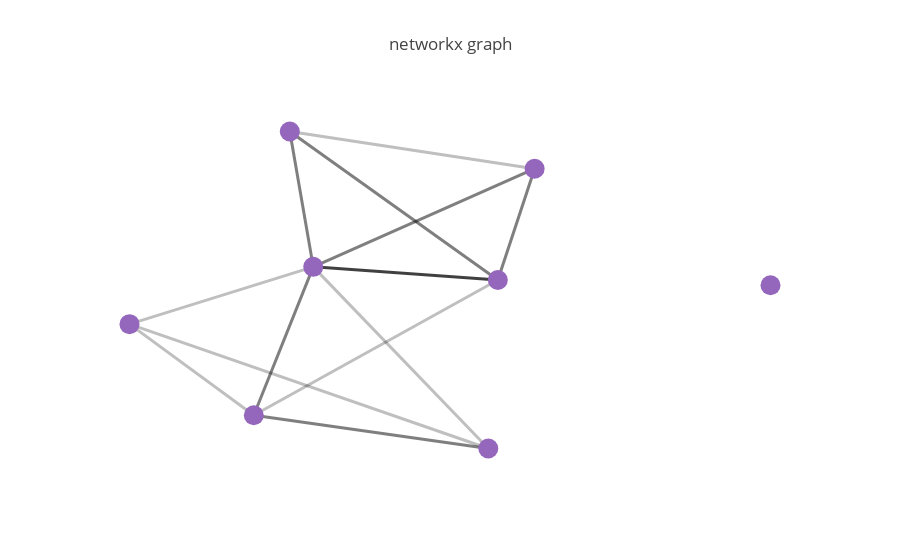

Notebook code for this chart:
### Markdown cell above
## use plotly instead of matplotlib

### Code cell
from plotly.offline import init_notebook_mode, iplot
from plotly.graph_objs import Figure, Data, Layout, Scatter, Scene,\
                              XAxis, YAxis, ZAxis, Marker, Line
init_notebook_mode(connected=True)

position_dict = nx.fruchterman_reingold_layout(G, dim=2)
nodes, positions = zip(*position_dict.items())
positions = np.vstack(positions)

node_scatter = Scatter(x=positions[:, 0], y=positions[:, 1],
                       mode='markers', text=nodes, hoverinfo='text',
                       marker=Marker(size=20, showscale=False))

edges, weights = zip(*nx.get_edge_attributes(G, 'weight').items())
positions = [(position_dict[node1], position_dict[node2])
             for node1, node2 in edges]

positions = np.array(positions)
weights = np.array(weights)
                         
norm = plt.Normalize(weights.min(), weights.max())

edge_scatter = [dict(type='scatter',
                     x=pos[:, 0], y=pos[:, 1],
                     mode='lines', hoverinfo='none', opacity=norm(weight),
                     line=Line(width=3, color='black'))
                for pos, edge, weight
                in zip(positions, edges, weights)]

fig = Figure(data=Data(edge_scatter + [node_scatter]),
             layout=Layout(title='networkx graph',
                           hovermode='closest',
                           showlegend=False,
                           xaxis=XAxis(showgrid=False, zeroline=False,
                                       showticklabels=False),
                           yaxis=YAxis(showgrid=False, zeroline=False,
                                       showticklabels=False)))

iplot(fig)

### Figure 1 — Plotly figure (JSON) as saved in the notebook; plotly's stock layout.template omitted (floating-point values rounded to 4 significant figures)
{"data": [{"hoverinfo": "none", "line": {"color": "black", "width": 3}, "mode": "lines", "opacity": 0, "type": "scatter", "x": [0.2178, 0.2443], "y": [-0.8399, 0.05309]}, {"hoverinfo": "none", "line": {"color": "black", "width": 3}, "mode": "lines", "opacity": 0, "type": "scatter", "x": [1, 0.2443], "y": [0.02547, 0.05309]}, {"hoverinfo": "none", "line": {"color": "black", "width": 3}, "mode": "lines", "opacity": 1, "type": "scatter", "x": [-0.2674, -0.2674], "y": [0.1227, 0.1227]}, {"hoverinfo": "none", "line": {"color": "black", "width": 3}, "mode": "lines", "opacity": 0.25, "type": "scatter", "x": [-0.2674, 0.2178], "y": [0.1227, -0.8399]}, {"hoverinfo": "none", "line": {"color": "black", "width": 3}, "mode": "lines", "opacity": 0.75, "type": "scatter", "x": [-0.4321, -0.4321], "y": [-0.6635, -0.6635]}, {"hoverinfo": "none", "line": {"color": "black", "width": 3}, "mode": "lines", "opacity": 0.5, "type": "scatter", "x": [0.2178, -0.4321], "y": [-0.8399, -0.6635]}, {"hoverinfo": "none", "line": {"color": "black", "width": 3}, "mode": "lines", "opacity": 0, "type": "scatter", "x": [0.2178, 1], "y": [-0.8399, 0.02547]}, {"hoverinfo": "none", "line": {"color": "black", "width": 3}, "mode": "lines", "opacity": 0.5, "type": "scatter", "x": [0.3463, 0.3463], "y": [0.6429, 0.6429]}, {"hoverinfo": "none", "line": {"color": "black", "width": 3}, "mode": "lines", "opacity": 0.75, "type": "scatter", "x": [-0.7766, -0.7766], "y": [-0.1808, -0.1808]}, {"hoverinfo": "none", "line": {"color": "black", "width": 3}, "mode": "lines", "opacity": 0.5, "type": "scatter", "x": [-0.3323, -0.3323], "y": [0.84, 0.84]}, {"hoverinfo": "none", "line": {"color": "black", "width": 3}, "mode": "lines", "opacity": 0.5, "type": "scatter", "x": [0.2443, 0.3463], "y": [0.05309, 0.6429]}, {"hoverinfo": "none", "line": {"color": "black", "width": 3}, "mode": "lines", "opacity": 0.5, "type": "scatter", "x": [-0.2674, 0.3463], "y": [0.1227, 0.6429]}, {"hoverinfo": "none", "line": {"color": "black", "width": 3}, "mode": "lines", "opacity": 0.25, "type": "scatter", "x": [-0.4321, -0.7766], "y": [-0.6635, -0.1808]}, {"hoverinfo": "none", "line": {"color": "black", "width": 3}, "mode": "lines", "opacity": 0, "type": "scatter", "x": [-0.3323, -0.4321], "y": [0.84, -0.6635]}, {"hoverinfo": "none", "line": {"color": "black", "width": 3}, "mode": "lines", "opacity": 0, "type": "scatter", "x": [1, -0.3323], "y": [0.02547, 0.84]}, {"hoverinfo": "none", "line": {"color": "black", "width": 3}, "mode": "lines", "opacity": 0, "type": "scatter", "x": [0.2443, -0.7766], "y": [0.05309, -0.1808]}, {"hoverinfo": "none", "line": {"color": "black", "width": 3}, "mode": "lines", "opacity": 0.5, "type": "scatter", "x": [-0.2674, -0.3323], "y": [0.1227, 0.84]}, {"hoverinfo": "none", "line": {"color": "black", "width": 3}, "mode": "lines", "opacity": 0, "type": "scatter", "x": [1, -0.7766], "y": [0.02547, -0.1808]}, {"hoverinfo": "none", "line": {"color": "black", "width": 3}, "mode": "lines", "opacity": 0, "type": "scatter", "x": [-0.2674, 1], "y": [0.1227, 0.02547]}, {"hoverinfo": "none", "line": {"color": "black", "width": 3}, "mode": "lines", "opacity": 0.5, "type": "scatter", "x": [-0.2674, -0.4321], "y": [0.1227, -0.6635]}, {"hoverinfo": "none", "line": {"color": "black", "width": 3}, "mode": "lines", "opacity": 0.75, "type": "scatter", "x": [0.2178, 0.2178], "y": [-0.8399, -0.8399]}, {"hoverinfo": "none", "line": {"color": "black", "width": 3}, "mode": "lines", "opacity": 0.75, "type": "scatter", "x": [-0.2674, 0.2443], "y": [0.1227, 0.05309]}, {"hoverinfo": "none", "line": {"color": "black", "width": 3}, "mode": "lines", "opacity": 0, "type": "scatter", "x": [1, 0.3463], "y": [0.02547, 0.6429]}, {"hoverinfo": "none", "line": {"color": "black", "width": 3}, "mode": "lines", "opacity": 0.5, "type": "scatter", "x": [1, 1], "y": [0.02547, 0.02547]}, {"hoverinfo": "none", "line": {"color": "black", "width": 3}, "mode": "lines", "opacity": 0, "type": "scatter", "x": [-0.4321, 0.3463], "y": [-0.6635, 0.6429]}, {"hoverinfo": "none", "line": {"color": "black", "width": 3}, "mode": "lines", "opacity": 0.75, "type": "scatter", "x": [0.2443, 0.2443], "y": [0.05309, 0.05309]}, {"hoverinfo": "none", "line": {"color": "black", "width": 3}, "mode": "lines", "opacity": 0.25, "type": "scatter", "x": [0.2178, -0.7766], "y": [-0.8399, -0.1808]}, {"hoverinfo": "none", "line": {"color": "black", "width": 3}, "mode": "lines", "opacity": 0.25, "type": "scatter", "x": [0.2443, -0.4321], "y": [0.05309, -0.6635]}, {"hoverinfo": "none", "line": {"color": "black", "width": 3}, "mode": "lines", "opacity": 0, "type": "scatter", "x": [0.3463, -0.7766], "y": [0.6429, -0.1808]}, {"hoverinfo": "none", "line": {"color": "black", "width": 3}, "mode": "lines", "opacity": 0, "type": "scatter", "x": [-0.3323, -0.7766], "y": [0.84, -0.1808]}, {"hoverinfo": "none", "line": {"color": "black", "width": 3}, "mode": "lines", "opacity": 0.25, "type": "scatter", "x": [-0.3323, 0.3463], "y": [0.84, 0.6429]}, {"hoverinfo": "none", "line": {"color": "black", "width": 3}, "mode": "lines", "opacity": 0.25, "type": "scatter", "x": [-0.2674, -0.7766], "y": [0.1227, -0.1808]}, {"hoverinfo": "none", "line": {"color": "black", "width": 3}, "mode": "lines", "opacity": 0, "type": "scatter", "x": [0.2178, 0.3463], "y": [-0.8399, 0.6429]}, {"hoverinfo": "none", "line": {"color": "black", "width": 3}, "mode": "lines", "opacity": 0.5, "type": "scatter", "x": [-0.3323, 0.2443], "y": [0.84, 0.05309]}, {"hoverinfo": "text", "marker": {"showscale": false, "size": 20}, "mode": "markers", "text": ["Milk", "Beer", "Pepsi", "Flour", "Eggs", "Coke", "Yeast", "Juice"], "type": "scatter", "x": [-0.2674, 0.2178, 1, -0.3323, 0.2443, -0.4321, 0.3463, -0.7766], "y": [0.1227, -0.8399, 0.02547, 0.84, 0.05309, -0.6635, 0.6429, -0.1808]}], "layout": {"hovermode": "closest", "showlegend": false, "title": "networkx graph", "xaxis": {"showgrid": false, "showticklabels": false, "zeroline": false}, "yaxis": {"showgrid": false, "showticklabels": false, "zeroline": false}}}
